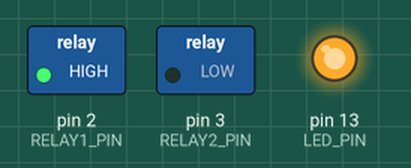
The sketch below on a simulated Arduino Pro Mini, built with avr-gcc and run on an emulated ATmega328P. On the bench: switched loads named in the sketch (green lamp = pin HIGH), output pins drawn as LEDs (lit = HIGH).

Above: at 3.1 s.
At 5.3 s:
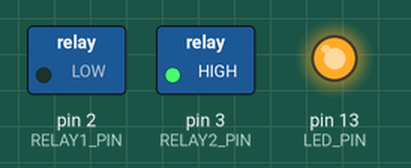
At 96.8 s:
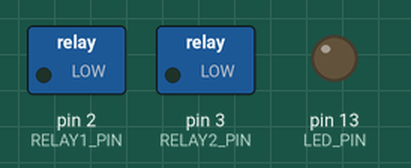
Timing chart, 0 to 98.3 s (numbered marks = the images above):
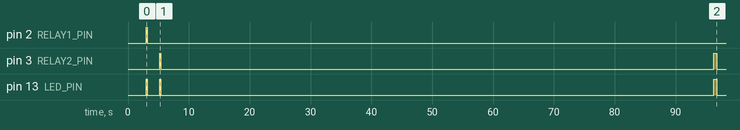

The sketch:

ptz_azimuth_spoof.ino
```cpp
/*
  PTZ azimuth limit spoof board

  Hardware:
  - Pro Mini / ATmega328PB 5V board
  - 2-channel 5V relay board
  - Relay board set to HIGH-level trigger
  - D2 -> IN1 (first azimuth trigger)
  - D3 -> IN2 (second azimuth trigger)

  Behavior:
  - Keep both relays OFF at boot so both NC switch loops remain closed.
  - Wait for the head to begin startup motion.
  - Pulse relay 1 (Spoof A) to briefly open loop 1.
  - Pulse relay 2 (Spoof B) for the early reverse pan leg.
  - Wait through the elevation dance.
  - Pulse relay 2 (Spoof B) again at 01:36.30 after power-up.
  - Stay idle forever after that.
*/

const uint8_t RELAY1_PIN = 2;
const uint8_t RELAY2_PIN = 3;
const uint8_t LED_PIN = LED_BUILTIN;

const bool RELAY_ACTIVE_HIGH = true;

const unsigned long FIRST_PULSE_MS = 200;
const unsigned long SECOND_PULSE_MS = 200;
const unsigned long THIRD_PULSE_MS = 450;
const unsigned long FIRST_SPOOF_A_MS = 3000;
const unsigned long SECOND_SPOOF_B_MS = 5200;
const unsigned long THIRD_SPOOF_B_MS = 96300;

void setRelay(uint8_t pin, bool active) {
  digitalWrite(pin, (active == RELAY_ACTIVE_HIGH) ? HIGH : LOW);
}

void waitUntilMs(unsigned long targetMs) {
  while (millis() < targetMs) {
    delay(10);
  }
}

void pulseRelay(uint8_t pin, unsigned long pulseMs) {
  setRelay(pin, true);
  digitalWrite(LED_PIN, HIGH);
  delay(pulseMs);
  setRelay(pin, false);
  digitalWrite(LED_PIN, LOW);
}

void setup() {
  pinMode(RELAY1_PIN, OUTPUT);
  pinMode(RELAY2_PIN, OUTPUT);
  pinMode(LED_PIN, OUTPUT);

  // Default safe state: relays off, NC loops remain closed.
  setRelay(RELAY1_PIN, false);
  setRelay(RELAY2_PIN, false);
  digitalWrite(LED_PIN, LOW);

  waitUntilMs(FIRST_SPOOF_A_MS);
  pulseRelay(RELAY1_PIN, FIRST_PULSE_MS);

  waitUntilMs(SECOND_SPOOF_B_MS);
  pulseRelay(RELAY2_PIN, SECOND_PULSE_MS);

  waitUntilMs(THIRD_SPOOF_B_MS);
  pulseRelay(RELAY2_PIN, THIRD_PULSE_MS);
}

void loop() {
  // Stay idle. Keep both relays off forever after the startup sequence.
  setRelay(RELAY1_PIN, false);
  setRelay(RELAY2_PIN, false);
  digitalWrite(LED_PIN, LOW);
  delay(1000);
}
```
